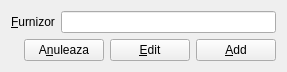
<?xml version="1.0" encoding="UTF-8"?>
<ui version="4.0">
 <class>AddEditFrunizor</class>
 <widget class="QDialog" name="AddEditFrunizor">
  <property name="geometry">
   <rect>
    <x>0</x>
    <y>0</y>
    <width>276</width>
    <height>72</height>
   </rect>
  </property>
  <property name="windowTitle">
   <string>Furnizor</string>
  </property>
  <property name="windowIcon">
   <iconset resource="../resources.qrc">
    <normaloff>:/user</normaloff>:/user</iconset>
  </property>
  <property name="modal">
   <bool>true</bool>
  </property>
  <layout class="QVBoxLayout" name="verticalLayout">
   <item>
    <layout class="QHBoxLayout" name="horizontalLayout_2">
     <item>
      <widget class="QLabel" name="label_2">
       <property name="text">
        <string>&amp;Furnizor</string>
       </property>
       <property name="buddy">
        <cstring>furnizorLineEdit</cstring>
       </property>
      </widget>
     </item>
     <item>
      <widget class="QLineEdit" name="furnizorLineEdit">
       <property name="enabled">
        <bool>true</bool>
       </property>
      </widget>
     </item>
    </layout>
   </item>
   <item>
    <layout class="QHBoxLayout" name="horizontalLayout">
     <item>
      <spacer name="horizontalSpacer">
       <property name="orientation">
        <enum>Qt::Horizontal</enum>
       </property>
       <property name="sizeHint" stdset="0">
        <size>
         <width>40</width>
         <height>20</height>
        </size>
       </property>
      </spacer>
     </item>
     <item>
      <widget class="QLabel" name="loadingLabel">
       <property name="text">
        <string/>
       </property>
      </widget>
     </item>
     <item>
      <widget class="QPushButton" name="cancelButton">
       <property name="focusPolicy">
        <enum>Qt::NoFocus</enum>
       </property>
       <property name="text">
        <string>A&amp;nuleaza</string>
       </property>
       <property name="icon">
        <iconset resource="../resources.qrc">
         <normaloff>:/cancel</normaloff>:/cancel</iconset>
       </property>
      </widget>
     </item>
     <item>
      <widget class="QPushButton" name="editButton">
       <property name="focusPolicy">
        <enum>Qt::NoFocus</enum>
       </property>
       <property name="text">
        <string>&amp;Edit</string>
       </property>
       <property name="icon">
        <iconset resource="../resources.qrc">
         <normaloff>:/edit</normaloff>:/edit</iconset>
       </property>
      </widget>
     </item>
     <item>
      <widget class="QPushButton" name="addButton">
       <property name="focusPolicy">
        <enum>Qt::NoFocus</enum>
       </property>
       <property name="text">
        <string>&amp;Add</string>
       </property>
       <property name="icon">
        <iconset resource="../resources.qrc">
         <normaloff>:/add</normaloff>:/add</iconset>
       </property>
      </widget>
     </item>
    </layout>
   </item>
  </layout>
 </widget>
 <tabstops>
  <tabstop>furnizorLineEdit</tabstop>
  <tabstop>cancelButton</tabstop>
  <tabstop>editButton</tabstop>
  <tabstop>addButton</tabstop>
 </tabstops>
 <resources>
  <include location="../resources.qrc"/>
 </resources>
 <connections>
  <connection>
   <sender>cancelButton</sender>
   <signal>clicked()</signal>
   <receiver>AddEditFrunizor</receiver>
   <slot>reject()</slot>
   <hints>
    <hint type="sourcelabel">
     <x>47</x>
     <y>46</y>
    </hint>
    <hint type="destinationlabel">
     <x>20</x>
     <y>61</y>
    </hint>
   </hints>
  </connection>
 </connections>
</ui>
